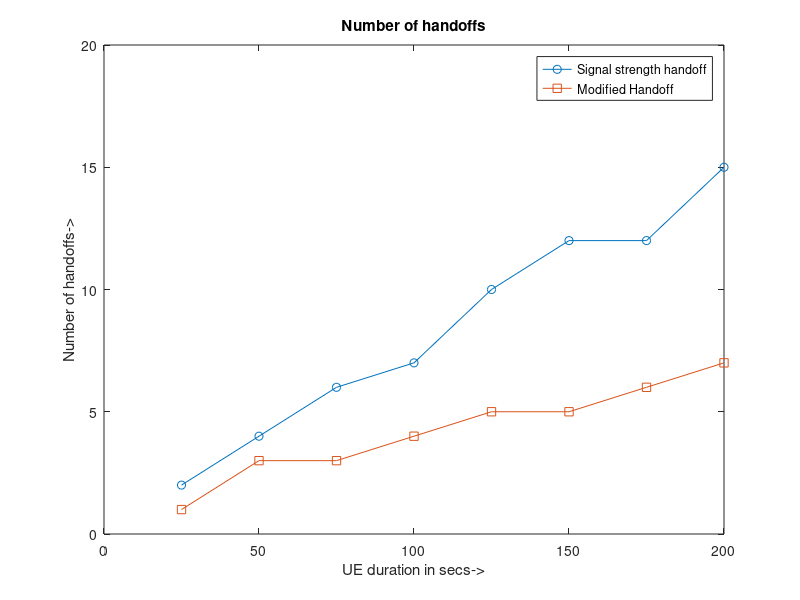

MATLAB code to generate this figure:
clc
close all
clear all
time=[25,50,75,100,125,150,175,200]
mean_snr=[2,4,6,7,10,12,12,15]
mean_wei=[1,3,3,4,5,5,6,7]
plot(time,mean_snr,'-o')
hold on
plot(time,mean_wei,'-s')
hold off
title('Number of handoffs'); legend('Signal strength handoff','Modified Handoff');
xlabel('UE duration in secs->');ylabel('Number of handoffs->');